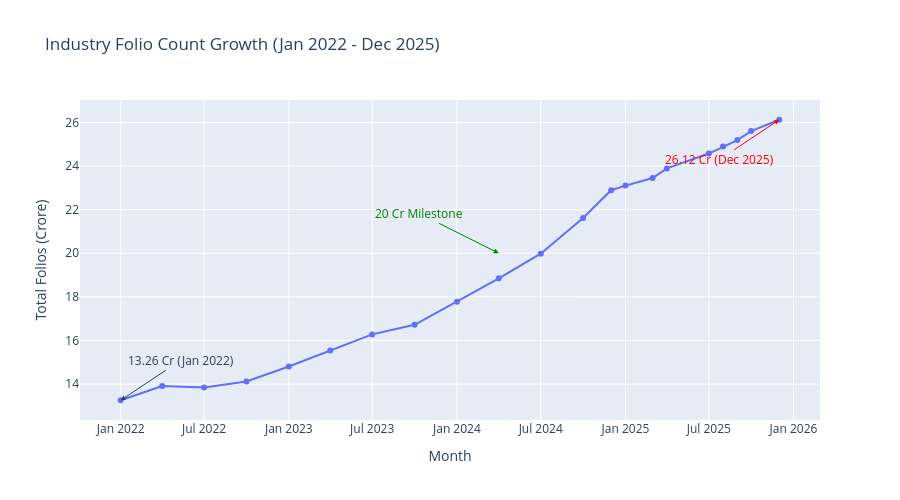

Notebook source saved alongside this figure:
### Code cell
# TASK 7 - Folio Count Growth (Jan 2022 - Dec 2025)

folio_df['month'] = pd.to_datetime(folio_df['month'])

fig = px.line(folio_df,
              x='month',
              y='total_folios_crore',
              title='Industry Folio Count Growth (Jan 2022 - Dec 2025)',
              markers=True)

# Mark start milestone
fig.add_annotation(x='2022-01-01',
                   y=13.26,
                   text="13.26 Cr (Jan 2022)",
                   showarrow=True,
                   arrowhead=2,
                   ax=60, ay=-40)

# Mark 20 Cr milestone
fig.add_annotation(x='2024-04-01',
                   y=20,
                   text="20 Cr Milestone",
                   showarrow=True,
                   arrowhead=2,
                   arrowcolor="green",
                   font=dict(color="green"),
                   ax=-80, ay=-40)

# Mark end milestone
fig.add_annotation(x='2025-12-01',
                   y=26.12,
                   text="26.12 Cr (Dec 2025)",
                   showarrow=True,
                   arrowhead=2,
                   arrowcolor="red",
                   font=dict(color="red"),
                   ax=-60, ay=40)

fig.update_layout(height=500,
                  xaxis_title='Month',
                  yaxis_title='Total Folios (Crore)')

fig.show()
fig.write_html("reports/task7_folio_growth.html")
print("Task 7 Done! ")

### Figure 1 — Plotly figure (JSON) as saved in the notebook; plotly's stock layout.template omitted (floating-point values rounded to 4 significant figures)
{"data": [{"hovertemplate": "month=%{x}<br>total_folios_crore=%{y}<extra></extra>", "legendgroup": "", "line": {"color": "#636efa", "dash": "solid"}, "marker": {"symbol": "circle"}, "mode": "lines+markers", "name": "", "orientation": "v", "showlegend": false, "type": "scatter", "x": ["2022-01-01T00:00:00.000000", "2022-04-01T00:00:00.000000", "2022-07-01T00:00:00.000000", "2022-10-01T00:00:00.000000", "2023-01-01T00:00:00.000000", "2023-04-01T00:00:00.000000", "2023-07-01T00:00:00.000000", "2023-10-01T00:00:00.000000", "2024-01-01T00:00:00.000000", "2024-04-01T00:00:00.000000", "2024-07-01T00:00:00.000000", "2024-10-01T00:00:00.000000", "2024-12-01T00:00:00.000000", "2025-01-01T00:00:00.000000", "2025-03-01T00:00:00.000000", "2025-04-01T00:00:00.000000", "2025-07-01T00:00:00.000000", "2025-08-01T00:00:00.000000", "2025-09-01T00:00:00.000000", "2025-10-01T00:00:00.000000", "2025-12-01T00:00:00.000000"], "xaxis": "x", "y": [13.26, 13.91, 13.85, 14.12, 14.81, 15.54, 16.28, 16.72, 17.78, 18.85, 19.98, 21.62, 22.89, 23.1, 23.45, 23.89, 24.57, 24.89, 25.19, 25.6, 26.12], "yaxis": "y"}], "layout": {"annotations": [{"arrowhead": 2, "ax": 60, "ay": -40, "showarrow": true, "text": "13.26 Cr (Jan 2022)", "x": "2022-01-01", "y": 13.26}, {"arrowcolor": "green", "arrowhead": 2, "ax": -80, "ay": -40, "font": {"color": "green"}, "showarrow": true, "text": "20 Cr Milestone", "x": "2024-04-01", "y": 20}, {"arrowcolor": "red", "arrowhead": 2, "ax": -60, "ay": 40, "font": {"color": "red"}, "showarrow": true, "text": "26.12 Cr (Dec 2025)", "x": "2025-12-01", "y": 26.12}], "height": 500, "legend": {"tracegroupgap": 0}, "title": {"text": "Industry Folio Count Growth (Jan 2022 - Dec 2025)"}, "xaxis": {"anchor": "y", "domain": [0, 1], "title": {"text": "Month"}}, "yaxis": {"anchor": "x", "domain": [0, 1], "title": {"text": "Total Folios (Crore)"}}}}
